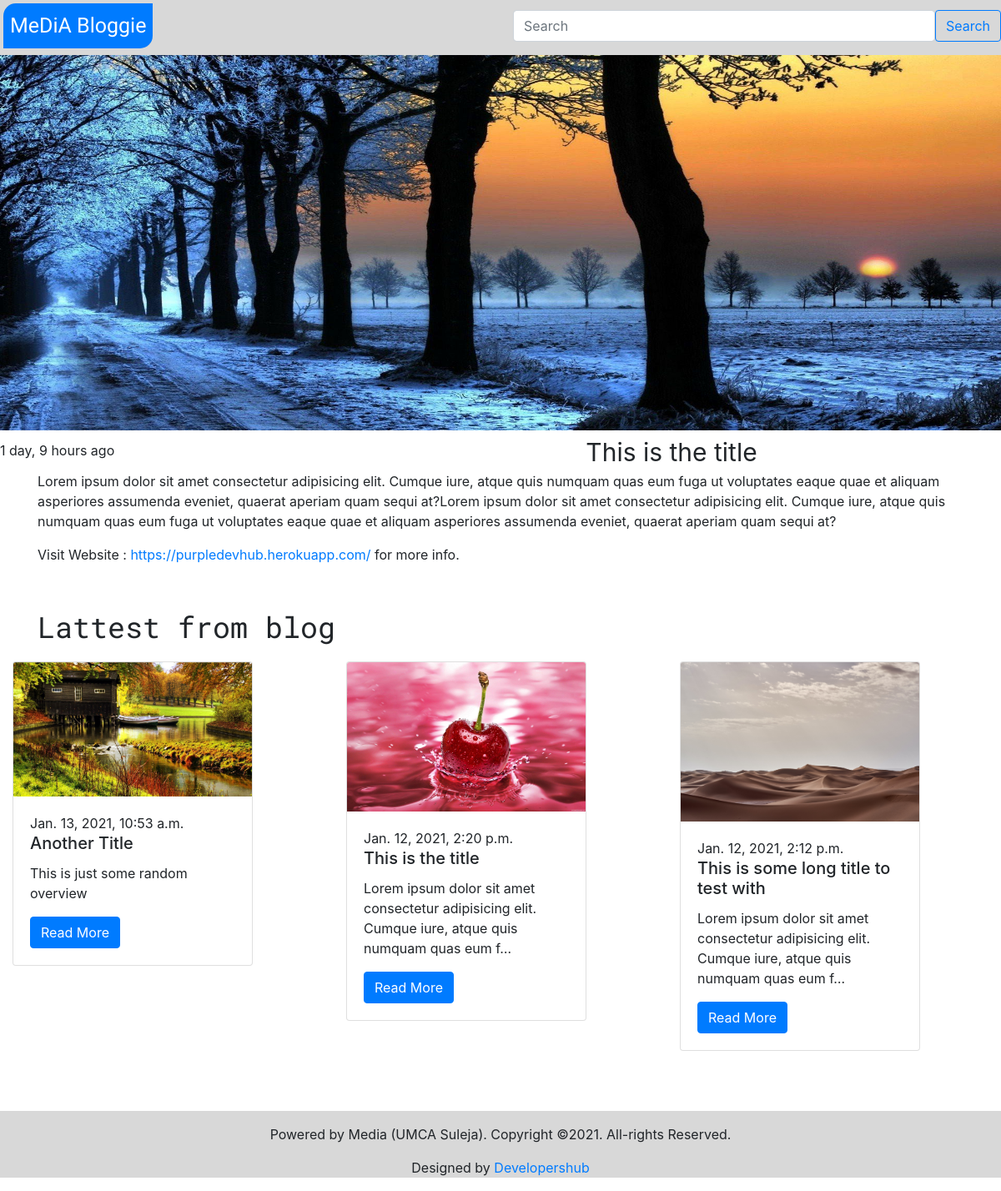
The app's page /post/1/ with its own data.
### blog/models.py (models this page shows, shortened)
class Post(models.Model):
    title = models.CharField(max_length=200)
    overview = models.TextField()
    timestamp = models.DateTimeField(auto_now_add=True)
    thumbnail = models.ImageField()
    bf_link = models.TextField(max_length=100, blank=True, null=True)
    link = models.TextField(max_length=100, blank=True, null=True)
    af_link = models.TextField(max_length=100, blank=True, null=True)
    def get_absolute_url(self):
        return reverse('post-detail', kwargs={
            'id': self.id
        })

### blog/views.py (the view)
# urls.py: path('post/<id>/', post_detail, name='post-detail'),
def post_detail(request, id):
    post = get_object_or_404(Post, id=id)
    lattest = Post.objects.order_by('-timestamp')[:3]
    content = {
        'post': post,
        'lattest': lattest
    }
    return render (request, 'blog.html', content)

### templates/blog.html
{% extends 'base.html' %}
{% load static %}
{% block content %}
        <div class="msg-container">
            <div class="blog">
                <div class="blog-img">
                    <img src="{{ post.thumbnail.url }}" alt="">
                </div>
                <div class="row mt-1">
                  <div class="col-xl-4 col-sm-12 mt-2" id="body-tag">{{ post.timestamp|timesince }} ago</div>
                  <div class="col-xl-8 col-sm-12 text-center" id="blog-title-tag">{{ post.title }}</div>
                </div>
            </div>
            <div class="blog-msg">
                <p class="container" id="body-tag">{{ post.overview }}</p>
            </div>
            <div class="container">
                <p>{{ post.bf_link }} <a href="{{ post.link }}" target="_blank">{{ post.link }}</a> {{ post.af_link }}</p>
            </div>
        </div>
    <div class="container mt-5 mb-3" id="header">Lattest from blog</div>
    <div class="container-fluid" >
      <div class="row">
        {% include 'lattest.html' with lattest=lattest %}
      </div>
    </div>
{% endblock content %}

### templates/lattest.html
{% for i in lattest%}
          <div class="col-xl-4 col-sm-6 mb-4">
            <div class="card " style="width: 18rem;">
              <img src="{{ i.thumbnail.url }}" class="card-img-top" alt="...">
              <div class="card-body">
                <div class="row">
                    <div class="col-12">{{ i.timestamp }}</div>
                    <div class="col-12"><h5 class="card-title">{{ i.title }}</h5></div>
                </div>
                <p class="card-text" id="body-tag">{{ i.overview|truncatechars:100 }}</p>
                <a href="{{  i.get_absolute_url }}" class="btn btn-primary" id="body-tag">Read More</a>
              </div>
            </div>
          </div>
{% endfor %}

### static/css/style.css (style rules this page uses)
#header { font-family: 'Roboto Mono', monospace; font-size: 35px; }
.blog-img img { width: 100%; height: 450px; }
#blog-title-tag { font-size: 30px; }

### records on screen
Post: thumbnail (picture), timestamp "1 day, 9 hours", title "This is the title", overview "Lorem ipsum dolor sit amet consectetur adipisicing elit. Cumque iure, atque quis numquam quas eum fuga ut voluptates eaque quae et aliquam asperiores assumenda eveniet, quaerat aperiam quam sequi at?Lorem ipsum dolor sit amet consectetur adipisicing elit. Cumque iure, atque quis numquam quas eum fuga ut voluptates eaque quae et aliquam asperiores assumenda eveniet, quaerat aperiam quam sequi at?", bf_link "Visit Website :", link "https://purpledevhub.herokuapp.com/", af_link "for more info."
Post: thumbnail (picture), timestamp "Jan. 13, 2021, 10:53 a.m.", title "Another Title", overview "This is just some random overview"
Post: thumbnail (picture), timestamp "Jan. 12, 2021, 2:20 p.m.", title "This is the title", overview "Lorem ipsum dolor sit amet consectetur adipisicing elit. Cumque iure, atque quis numquam quas eum f…"
Post: thumbnail (picture), timestamp "Jan. 12, 2021, 2:12 p.m.", title "This is some long title to test with", overview "Lorem ipsum dolor sit amet consectetur adipisicing elit. Cumque iure, atque quis numquam quas eum f…"
